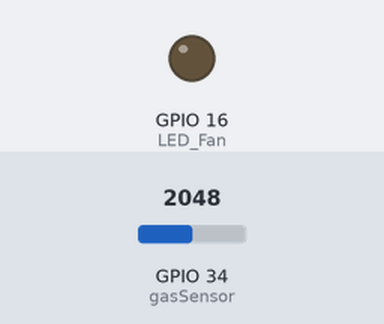
The sketch below on a simulated ESP32. Shown: output pins drawn as LEDs (lit = HIGH). The inputs (shaded band) are chosen by the test bench; at power-on: GPIO 34 (gasSensor) = 2048. WiFi joins after 1.5 s; servers stay silent unless stated; what the sketch prints to the serial monitor is not drawn.

Above: at 6.7 s.
6.8 s: GPIO 34 (gasSensor) set to 3453
8.3 s: GPIO 34 (gasSensor) set to 3527
At 9.1 s:
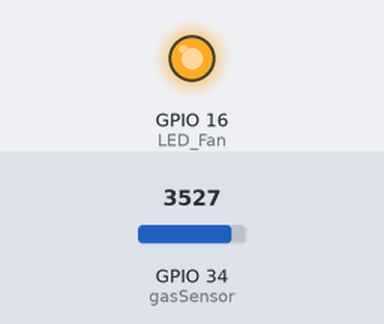
11.3 s: GPIO 34 (gasSensor) set to 2866
At 12.5 s:
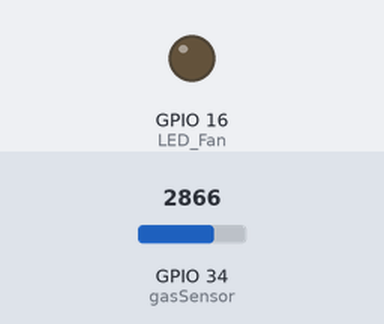
12.8 s: GPIO 34 (gasSensor) set to 3603
At 13.7 s:
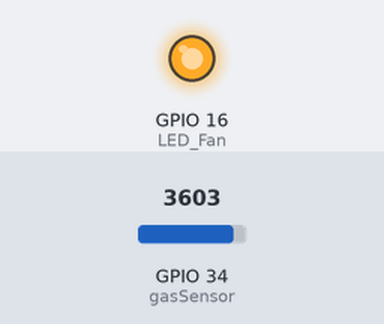
Timing chart, 0 to 15.3 s (numbered marks = the images above; inputs shaded):
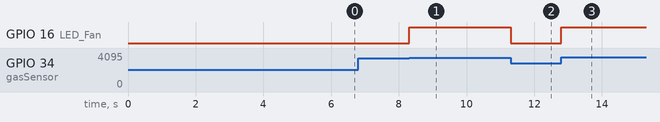

The sketch:

test.ino
```cpp
/*
 * WebSocketClient.ino
 *
 *  Created on: 12.10.2023
 *
 */
#include <Arduino.h>
#include <ArduinoJson.h>
#include <string>
#include <WiFi.h>
#include <WiFiMulti.h>
#include <WiFiClientSecure.h>

#include <WebSocketsClient.h>
#define LED_awning 17
#define LED_kitchen 19
#define LED_Fan 16
#define BUTTON_kitchen 13
#define BUTTON_awning 18
#define gasSensor 34
#define lightSensor 32
#define motionSensor 27
unsigned long interval = 1000;
unsigned long interval1 = 5000;
unsigned long previousMillis = 0;
unsigned long previousMillis1 = 0;
int led_state1 = 0;

WiFiMulti WiFiMulti;
WebSocketsClient webSocket;
#define USE_SERIAL Serial
// call back send ping to server
void timerIsr()
{
	static unsigned long last_time = millis();
	if (millis() - last_time > 1000)
	{
		last_time = millis();
		webSocket.sendTXT("{\"type\":\"ping\"}\n");
	}
}

void hexdump(const void *mem, uint32_t len, uint8_t cols = 16)
{
	const uint8_t *src = (const uint8_t *)mem;
	USE_SERIAL.printf("\n[HEXDUMP] Address: 0x%08X len: 0x%X (%d)", (ptrdiff_t)src, len, len);
	for (uint32_t i = 0; i < len; i++)
	{
		if (i % cols == 0)
		{
			USE_SERIAL.printf("\n[0x%08X] 0x%08X: ", (ptrdiff_t)src, i);
		}
		USE_SERIAL.printf("%02X ", *src);
		src++;
	}
	USE_SERIAL.printf("\n");
}

void webSocketEvent(WStype_t type, uint8_t *payload, size_t length)
{

	switch (type)
	{
	case WStype_DISCONNECTED:
		USE_SERIAL.printf("[WSc] Disconnected!\n");
		break;
	case WStype_CONNECTED:
		USE_SERIAL.printf("[WSc] Connected to url: %s\n", payload);
		// convert uint8_t to string

		break;
	case WStype_TEXT:
	{
// generate doc from payload
		DynamicJsonDocument doc(1024);

		// Deserialize the JSON document
		DeserializationError error = deserializeJson(doc, payload);
		// Test if parsing succeeds.
		if (error)
		{
			Serial.print(F("deserializeJson() failed: "));
			Serial.println(error.f_str());
			return;
		}
		// Fetch values.

		// print all json to test
		//serializeJsonPretty(doc, Serial);
		Serial.println();
		// get type of message
		// get id of message
		const char *id = doc["id"];
		// get device1 of message
		int device1 = doc["device1"];
		// get device2 of message
		int device2 = doc["device2"];
		// get device3 of message
		int device3 = doc["device3"];
		// get device4 of message
		int device4 = doc["device4"];
		// get device5 of message
		int device5 = doc["device5"];
		// get device6 of message
		int device6 = doc["device6"];
		//Serial.println(id);
		if(device1 == 1){
			Serial.println("Turn on LED kitchen");
			digitalWrite(LED_awning, HIGH);
		}
		else{
			Serial.println("Turn off LED kitchen");

			digitalWrite(LED_awning, LOW);
		}

	//	Serial.println(device1);
		//Serial.println(device2);
		//Serial.println(device3);
		//Serial.println(device4);
	}

	break;
	case WStype_BIN:
		// // USE_SERIAL.printf("[WSc] get binary length: %u\n", length);
		// // // hexdump(payload, length);

		// // // send data to server
		// // // webSocket.sendBIN(payload, length);
		break;
	case WStype_PING:
		// pong will be send automatically
		USE_SERIAL.printf("[WSc] get ping\n");
		break;
	case WStype_PONG:
		// answer to a ping we send
		USE_SERIAL.printf("[WSc] get pong\n");
		break;
	case WStype_ERROR:
	case WStype_FRAGMENT_TEXT_START:
	case WStype_FRAGMENT_BIN_START:
	case WStype_FRAGMENT:
	case WStype_FRAGMENT_FIN:
		break;
	}
}

void setup()
{
	// USE_SERIAL.begin(921600);
	USE_SERIAL.begin(115200); // Start serial communication
	USE_SERIAL.print("Connecting to WiFi");
	WiFi.begin("36 lau 2", "0345616001");
	while (WiFi.status() != WL_CONNECTED)
	{
		USE_SERIAL.print(".");
	}
	USE_SERIAL.println(" Connected!");

pinMode(LED_Fan, OUTPUT);

	for (uint8_t t = 4; t > 0; t--)
	{
		USE_SERIAL.printf("[SETUP] BOOT WAIT %d...\n", t);
		USE_SERIAL.flush();
		delay(1000);
	};

	// server address, port and URL
	webSocket.begin("159.223.71.166", 8120, "/", "x5nr9");

	// event handler
	webSocket.onEvent(webSocketEvent);

	// use HTTP Basic Authorization this is optional remove if not needed
	// webSocket.setAuthorization("user", "Password");

	// try ever 5000 again if connection has failed
	webSocket.setReconnectInterval(5000);
}

void loop()
{
int sensorValue = analogRead(gasSensor);
	float voltage = (float)sensorValue / 1024 * 5.0;

	int gasValue = map(voltage, 0, 5, 0, 30);


		Serial.print("gasValue: ");
		Serial.println(gasValue); // Print the voltage value
		Serial.print("voltage: ");
		Serial.println(voltage);
		Serial.print("sensorValue: ");
		Serial.println(sensorValue);

	if (gasValue >= 100)
	{
		digitalWrite(LED_Fan, HIGH); // Turn on the LED if gas concentration is high
		led_state1 = ~led_state1;
		Serial.println("Gas detected!");
		webSocket.sendTXT("{\"type\":\"message\",\"id\":\"x5nr9\",\"device1\":" + String(gasValue) + "}");
	}
	else
	{
		digitalWrite(LED_Fan, LOW);
		webSocket.sendTXT("{\"type\":\"message\",\"id\":\"x5nr9\",\"device1\":0}");

	}
	//	 // Turn off the LED if gas concentration is low
	 timerIsr();
	//  ping server every 1000 milliseconds
	//webSocket.sendTXT("{\"type\":\"ping\"}\n");

	webSocket.loop();
}
```

Measured:
- the behaviour switches between 3481 and 3482 on GPIO 34 (gasSensor) (found by bisection; images 0 and 1)
- after the input at 8.3 s, GPIO 16 (LED_Fan): LOW → HIGH at once
- after the input at 11.3 s, GPIO 16 (LED_Fan): HIGH → LOW at once
- after the input at 12.8 s, GPIO 16 (LED_Fan): LOW → HIGH at once
